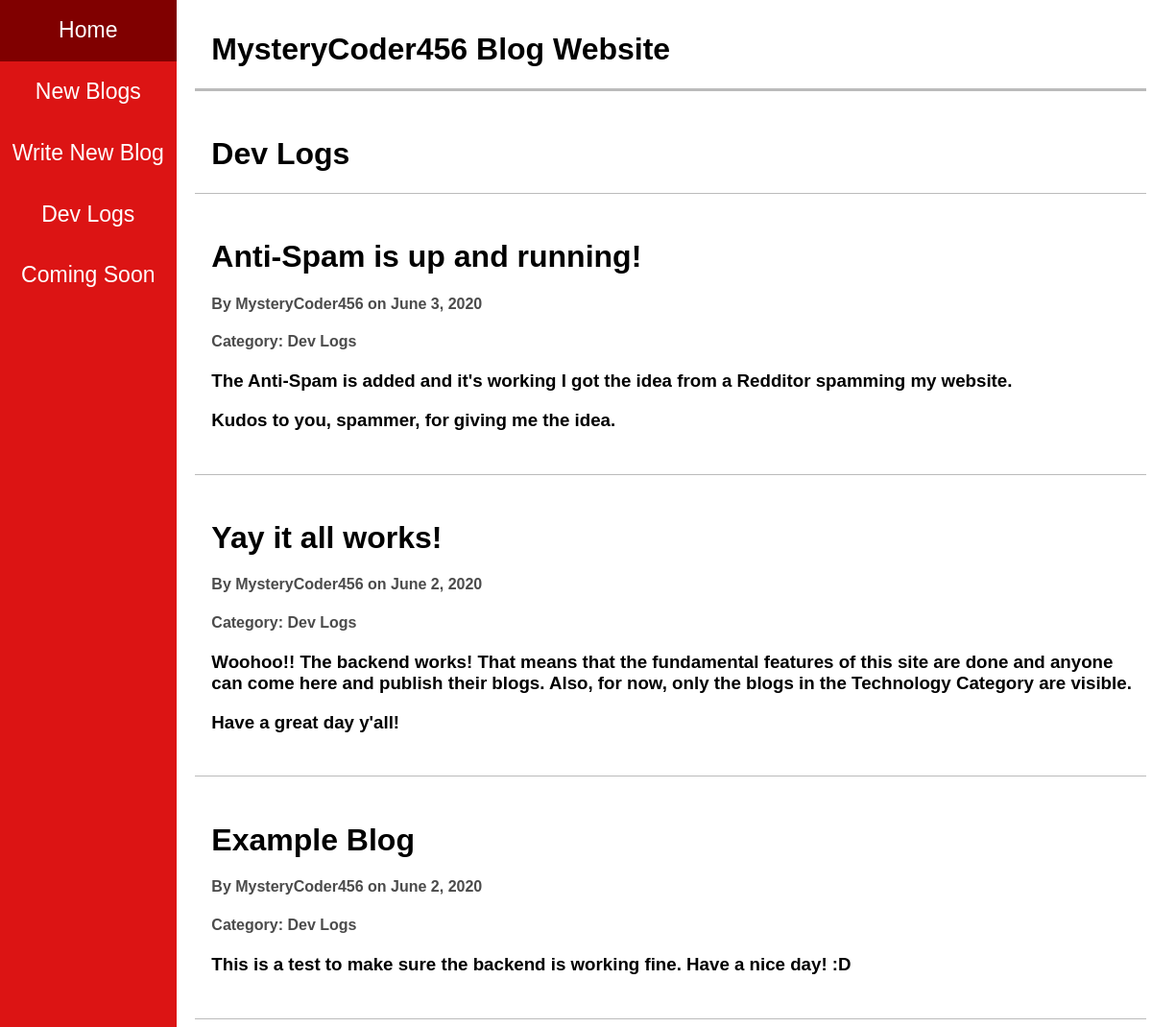
Screenshot of /dev/ with the database file from the repository.
### blog/models.py (models this page shows, shortened)
class Blog(models.Model):
    blog_list = models.ForeignKey(BlogList, on_delete=models.CASCADE)
    title = models.CharField(max_length=100)
    author = models.CharField(max_length=50)
    creation_date = models.DateField()
    content = models.TextField(
        max_length=500,
        blank=True,
        validators=[MaxLengthValidator(500)]
    )

class BlogList(models.Model):
    name = models.CharField(max_length=50)

### blog/views.py (the view)
# urls.py: path("dev/", views.dev_logs, name="dev_logs"),
def dev_logs(request):
    dev_set = reversed(BlogList.objects.get(name="Dev Logs").blog_set.all())
    return render(request, "blog/dev.html", {"dev_set": dev_set})

### blog/templates/blog/dev.html (shortened to what this page needs)
{% extends 'blog/base.html' %}
{% block main %}
    <h1>Dev Logs</h1>
    {% for blog in dev_set %}
        <hr size="3">
        <br>
        <h1>{{blog.title}}</h1>
        <h4>By {{blog.author}} on {{blog.creation_date}}</h4>
        <h4>Category: {{blog.blog_list.name}}
        <h3>{{blog.content|linebreaks}}</h3>
        <br>
    {% endfor %}
    <hr size=3>
{% endblock %}

### blog/static/blog/styles.css (style rules this page uses)
html { font-family: Montserrat, Helvetica, Arial; }
hr { position: relative; left: -17px; background-color: #BBBBBB; border: none; width: 102%; }
h4 { color: #4B4B4B; padding: -10px 0px -10px 0px; }

### rows the page displays
Blog: title "Anti-Spam is up and running!", author "MysteryCoder456", creation_date "June 3, 2020", blog_list.name "Dev Logs", content "The Anti-Spam is added and it's working I got the idea from a Redditor spamming my website. Kudos to you, spammer, for giving me the idea."
Blog: title "Yay it all works!", author "MysteryCoder456", creation_date "June 2, 2020", blog_list.name "Dev Logs", content "Woohoo!! The backend works! That means that the fundamental features of this site are done and anyone can come here and publish their blogs. Also, for now, only the blogs in the Technology Category are visible. Have a great day y'all!"
Blog: title "Example Blog", author "MysteryCoder456", creation_date "June 2, 2020", blog_list.name "Dev Logs", content "This is a test to make sure the backend is working fine. Have a nice day! :D"
